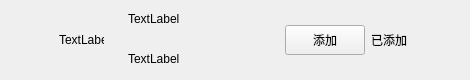
<?xml version="1.0" encoding="UTF-8"?>
<ui version="4.0">
 <class>ApplyFriendItem</class>
 <widget class="QWidget" name="ApplyFriendItem">
  <property name="geometry">
   <rect>
    <x>0</x>
    <y>0</y>
    <width>470</width>
    <height>80</height>
   </rect>
  </property>
  <property name="maximumSize">
   <size>
    <width>16777215</width>
    <height>80</height>
   </size>
  </property>
  <property name="windowTitle">
   <string>Form</string>
  </property>
  <layout class="QHBoxLayout" name="horizontalLayout">
   <property name="spacing">
    <number>6</number>
   </property>
   <property name="leftMargin">
    <number>9</number>
   </property>
   <property name="topMargin">
    <number>0</number>
   </property>
   <property name="rightMargin">
    <number>0</number>
   </property>
   <property name="bottomMargin">
    <number>0</number>
   </property>
   <item>
    <spacer name="horizontalSpacer">
     <property name="orientation">
      <enum>Qt::Orientation::Horizontal</enum>
     </property>
     <property name="sizeType">
      <enum>QSizePolicy::Policy::Fixed</enum>
     </property>
     <property name="sizeHint" stdset="0">
      <size>
       <width>50</width>
       <height>20</height>
      </size>
     </property>
    </spacer>
   </item>
   <item>
    <widget class="QLabel" name="icon_lb">
     <property name="minimumSize">
      <size>
       <width>45</width>
       <height>45</height>
      </size>
     </property>
     <property name="maximumSize">
      <size>
       <width>45</width>
       <height>45</height>
      </size>
     </property>
     <property name="text">
      <string>TextLabel</string>
     </property>
    </widget>
   </item>
   <item>
    <widget class="QWidget" name="widget" native="true">
     <layout class="QHBoxLayout" name="horizontalLayout_2">
      <property name="topMargin">
       <number>2</number>
      </property>
      <property name="bottomMargin">
       <number>2</number>
      </property>
      <item>
       <widget class="QWidget" name="widget_2" native="true">
        <layout class="QVBoxLayout" name="verticalLayout">
         <property name="spacing">
          <number>10</number>
         </property>
         <property name="topMargin">
          <number>2</number>
         </property>
         <property name="bottomMargin">
          <number>2</number>
         </property>
         <item>
          <widget class="QLabel" name="user_name_lb">
           <property name="minimumSize">
            <size>
             <width>100</width>
             <height>30</height>
            </size>
           </property>
           <property name="maximumSize">
            <size>
             <width>200</width>
             <height>30</height>
            </size>
           </property>
           <property name="text">
            <string>TextLabel</string>
           </property>
          </widget>
         </item>
         <item>
          <widget class="QLabel" name="user_chat_lb">
           <property name="minimumSize">
            <size>
             <width>100</width>
             <height>30</height>
            </size>
           </property>
           <property name="maximumSize">
            <size>
             <width>200</width>
             <height>30</height>
            </size>
           </property>
           <property name="text">
            <string>TextLabel</string>
           </property>
          </widget>
         </item>
        </layout>
       </widget>
      </item>
      <item>
       <spacer name="horizontalSpacer_3">
        <property name="orientation">
         <enum>Qt::Orientation::Horizontal</enum>
        </property>
        <property name="sizeHint" stdset="0">
         <size>
          <width>40</width>
          <height>20</height>
         </size>
        </property>
       </spacer>
      </item>
      <item>
       <widget class="ClickedBtn" name="addBtn">
        <property name="minimumSize">
         <size>
          <width>80</width>
          <height>30</height>
         </size>
        </property>
        <property name="maximumSize">
         <size>
          <width>80</width>
          <height>30</height>
         </size>
        </property>
        <property name="text">
         <string>添加</string>
        </property>
       </widget>
      </item>
      <item>
       <widget class="QLabel" name="already_add_lb">
        <property name="minimumSize">
         <size>
          <width>40</width>
          <height>0</height>
         </size>
        </property>
        <property name="text">
         <string>已添加</string>
        </property>
       </widget>
      </item>
      <item>
       <spacer name="horizontalSpacer_2">
        <property name="orientation">
         <enum>Qt::Orientation::Horizontal</enum>
        </property>
        <property name="sizeType">
         <enum>QSizePolicy::Policy::Fixed</enum>
        </property>
        <property name="sizeHint" stdset="0">
         <size>
          <width>50</width>
          <height>20</height>
         </size>
        </property>
       </spacer>
      </item>
     </layout>
    </widget>
   </item>
  </layout>
 </widget>
 <customwidgets>
  <customwidget>
   <class>ClickedBtn</class>
   <extends>QPushButton</extends>
   <header>clickedbtn.h</header>
  </customwidget>
 </customwidgets>
 <resources/>
 <connections/>
</ui>
